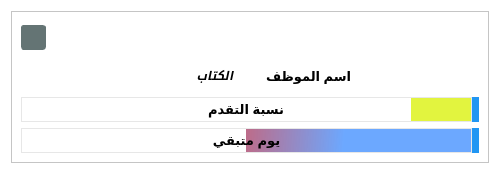
<?xml version="1.0" encoding="UTF-8"?>
<ui version="4.0">
 <class>ActiveDoc</class>
 <widget class="QWidget" name="ActiveDoc">
  <property name="geometry">
   <rect>
    <x>0</x>
    <y>0</y>
    <width>500</width>
    <height>174</height>
   </rect>
  </property>
  <property name="maximumSize">
   <size>
    <width>500</width>
    <height>16777215</height>
   </size>
  </property>
  <property name="font">
   <font>
    <kerning>false</kerning>
   </font>
  </property>
  <property name="windowTitle">
   <string>Form</string>
  </property>
  <property name="layoutDirection">
   <enum>Qt::RightToLeft</enum>
  </property>
  <property name="styleSheet">
   <string notr="true">QWidget
{
	background-color: rgb(255, 255, 255);
}</string>
  </property>
  <layout class="QVBoxLayout" name="verticalLayout_2">
   <item>
    <widget class="QFrame" name="frame">
     <property name="frameShape">
      <enum>QFrame::StyledPanel</enum>
     </property>
     <property name="frameShadow">
      <enum>QFrame::Raised</enum>
     </property>
     <layout class="QVBoxLayout" name="verticalLayout">
      <item>
       <layout class="QHBoxLayout" name="horizontalLayout_3">
        <item>
         <widget class="QPushButton" name="Bt_remove">
          <property name="cursor">
           <cursorShape>PointingHandCursor</cursorShape>
          </property>
          <property name="styleSheet">
           <string notr="true">QPushButton
{
    padding: 7px 7px 7px 7px;
    font-size: 15px;
    font-family: Ubuntu;
    color: #ffffff;
    white-space: nowrap;
    background-color:#FFF;
   
    border-radius: 3px;
       
    border: 1px solid #FFF;
       
    vertical-align: middle;
}

QPushButton:hover
{
background-color:#FFFFF9;
    border: 1px solid #FFFFF9;
color: #ffffff;

}
</string>
          </property>
          <property name="text">
           <string/>
          </property>
          <property name="icon">
           <iconset resource="Icons.qrc">
            <normaloff>:/Icons/ic_clear_2x.png</normaloff>:/Icons/ic_clear_2x.png</iconset>
          </property>
          <property name="iconSize">
           <size>
            <width>15</width>
            <height>15</height>
           </size>
          </property>
         </widget>
        </item>
        <item>
         <spacer name="horizontalSpacer_3">
          <property name="orientation">
           <enum>Qt::Horizontal</enum>
          </property>
          <property name="sizeHint" stdset="0">
           <size>
            <width>40</width>
            <height>20</height>
           </size>
          </property>
         </spacer>
        </item>
        <item>
         <widget class="QPushButton" name="Bt_toArchive">
          <property name="maximumSize">
           <size>
            <width>25</width>
            <height>25</height>
           </size>
          </property>
          <property name="cursor">
           <cursorShape>PointingHandCursor</cursorShape>
          </property>
          <property name="styleSheet">
           <string notr="true">QPushButton
{
 position: relative;
    padding: 7px 12px;
        padding-top: 7px;
        padding-bottom: 7px;
    font-size: 15px;
    font-family: Ubuntu;
    color: #ffffff;
    white-space: nowrap;
    background-color: rgb(100, 116, 116);
    border-radius: 3px;
        border-top-left-radius: 3px;
        border-top-right-radius: 3px;
        border-bottom-right-radius: 3px;
        border-bottom-left-radius: 3px;
    border: 1px solid rgb(100, 116, 116);
       
    vertical-align: middle;
}

QPushButton:hover
{
background-color:  rgb(148, 148, 148);
    border: 1px solid  rgb(148, 148, 148);
color: #ffffff;

}
</string>
          </property>
          <property name="text">
           <string/>
          </property>
          <property name="icon">
           <iconset resource="Icons.qrc">
            <normaloff>:/Icons/ic_archive_white_2x.png</normaloff>:/Icons/ic_archive_white_2x.png</iconset>
          </property>
          <property name="iconSize">
           <size>
            <width>20</width>
            <height>20</height>
           </size>
          </property>
         </widget>
        </item>
       </layout>
      </item>
      <item>
       <layout class="QHBoxLayout" name="horizontalLayout_2">
        <property name="leftMargin">
         <number>15</number>
        </property>
        <property name="rightMargin">
         <number>15</number>
        </property>
        <item>
         <spacer name="horizontalSpacer">
          <property name="orientation">
           <enum>Qt::Horizontal</enum>
          </property>
          <property name="sizeHint" stdset="0">
           <size>
            <width>40</width>
            <height>20</height>
           </size>
          </property>
         </spacer>
        </item>
        <item>
         <widget class="QLabel" name="L_nameWorker">
          <property name="minimumSize">
           <size>
            <width>150</width>
            <height>0</height>
           </size>
          </property>
          <property name="font">
           <font>
            <pointsize>10</pointsize>
            <weight>75</weight>
            <bold>true</bold>
           </font>
          </property>
          <property name="text">
           <string>  اسم الموظف  </string>
          </property>
          <property name="scaledContents">
           <bool>true</bool>
          </property>
          <property name="alignment">
           <set>Qt::AlignRight|Qt::AlignTrailing|Qt::AlignVCenter</set>
          </property>
          <property name="wordWrap">
           <bool>false</bool>
          </property>
          <property name="margin">
           <number>5</number>
          </property>
         </widget>
        </item>
        <item>
         <widget class="QLabel" name="label">
          <property name="maximumSize">
           <size>
            <width>25</width>
            <height>25</height>
           </size>
          </property>
          <property name="text">
           <string/>
          </property>
          <property name="pixmap">
           <pixmap resource="Icons.qrc">:/Icons/ic_create_2x.png</pixmap>
          </property>
          <property name="scaledContents">
           <bool>true</bool>
          </property>
         </widget>
        </item>
        <item>
         <widget class="QLabel" name="L_titleDoc">
          <property name="minimumSize">
           <size>
            <width>150</width>
            <height>0</height>
           </size>
          </property>
          <property name="font">
           <font>
            <pointsize>9</pointsize>
            <weight>75</weight>
            <italic>true</italic>
            <bold>true</bold>
           </font>
          </property>
          <property name="text">
           <string>  الكتاب  </string>
          </property>
          <property name="scaledContents">
           <bool>true</bool>
          </property>
          <property name="margin">
           <number>5</number>
          </property>
         </widget>
        </item>
        <item>
         <spacer name="horizontalSpacer_2">
          <property name="orientation">
           <enum>Qt::Horizontal</enum>
          </property>
          <property name="sizeHint" stdset="0">
           <size>
            <width>40</width>
            <height>20</height>
           </size>
          </property>
         </spacer>
        </item>
       </layout>
      </item>
      <item>
       <layout class="QGridLayout" name="gridLayout">
        <property name="horizontalSpacing">
         <number>0</number>
        </property>
        <property name="verticalSpacing">
         <number>6</number>
        </property>
        <item row="1" column="1">
         <widget class="QProgressBar" name="PB_daysLeft">
          <property name="minimumSize">
           <size>
            <width>0</width>
            <height>25</height>
           </size>
          </property>
          <property name="maximumSize">
           <size>
            <width>16777215</width>
            <height>25</height>
           </size>
          </property>
          <property name="font">
           <font>
            <pointsize>10</pointsize>
            <weight>75</weight>
            <bold>true</bold>
           </font>
          </property>
          <property name="layoutDirection">
           <enum>Qt::RightToLeft</enum>
          </property>
          <property name="styleSheet">
           <string notr="true">QProgressBar {
border:1px solid rgb(231, 231, 231);
background: qlineargradient(spread:repeat, x1:0, y1:0.500273, x2:1, y2:0.505, stop:0.318182 rgba(255, 21, 0, 214), stop:0.715909 rgba(0, 104, 255, 147));
border-radius: 0px;

width: 10px;
}

QProgressBar::chunk {
background:white;
border: 1px solid white;
border-radius: 0px;

}</string>
          </property>
          <property name="value">
           <number>50</number>
          </property>
          <property name="alignment">
           <set>Qt::AlignCenter</set>
          </property>
          <property name="textVisible">
           <bool>true</bool>
          </property>
          <property name="invertedAppearance">
           <bool>true</bool>
          </property>
          <property name="format">
           <string>يوم متبقي</string>
          </property>
         </widget>
        </item>
        <item row="0" column="1">
         <widget class="QProgressBar" name="PB_advance">
          <property name="minimumSize">
           <size>
            <width>0</width>
            <height>25</height>
           </size>
          </property>
          <property name="maximumSize">
           <size>
            <width>16777215</width>
            <height>25</height>
           </size>
          </property>
          <property name="font">
           <font>
            <pointsize>10</pointsize>
            <weight>75</weight>
            <bold>true</bold>
            <kerning>false</kerning>
           </font>
          </property>
          <property name="layoutDirection">
           <enum>Qt::RightToLeft</enum>
          </property>
          <property name="styleSheet">
           <string notr="true">QProgressBar {
border:1px solid rgb(231, 231, 231);
background:  qlineargradient(spread:repeat, x1:0, y1:0.500273, x2:1, y2:0.505, stop:0.318182 rgba(82, 200, 18, 250), stop:0.715909 rgba(217, 241, 0, 192));
border-radius: 0px;

width: 10px;
}

QProgressBar::chunk {
background:white;
border: 1px solid white;
border-radius: 0px;
}</string>
          </property>
          <property name="maximum">
           <number>150</number>
          </property>
          <property name="value">
           <number>130</number>
          </property>
          <property name="alignment">
           <set>Qt::AlignCenter</set>
          </property>
          <property name="textVisible">
           <bool>true</bool>
          </property>
          <property name="invertedAppearance">
           <bool>true</bool>
          </property>
          <property name="format">
           <string>نسبة التقدم</string>
          </property>
         </widget>
        </item>
        <item row="0" column="0">
         <widget class="QLabel" name="label_2">
          <property name="maximumSize">
           <size>
            <width>25</width>
            <height>25</height>
           </size>
          </property>
          <property name="styleSheet">
           <string notr="true">QLabel{
background-color: #2196F3;
}</string>
          </property>
          <property name="text">
           <string/>
          </property>
          <property name="pixmap">
           <pixmap resource="Icons.qrc">:/Icons/ic_trending_up_white_2x.png</pixmap>
          </property>
          <property name="scaledContents">
           <bool>true</bool>
          </property>
         </widget>
        </item>
        <item row="1" column="0">
         <widget class="QLabel" name="label_3">
          <property name="maximumSize">
           <size>
            <width>25</width>
            <height>25</height>
           </size>
          </property>
          <property name="styleSheet">
           <string notr="true">QLabel{
background-color: #2196F3;
}</string>
          </property>
          <property name="text">
           <string/>
          </property>
          <property name="pixmap">
           <pixmap resource="Icons.qrc">:/Icons/ic_hourglass_empty_white_2x.png</pixmap>
          </property>
          <property name="scaledContents">
           <bool>true</bool>
          </property>
         </widget>
        </item>
       </layout>
      </item>
     </layout>
    </widget>
   </item>
  </layout>
 </widget>
 <resources>
  <include location="Icons.qrc"/>
 </resources>
 <connections/>
</ui>
